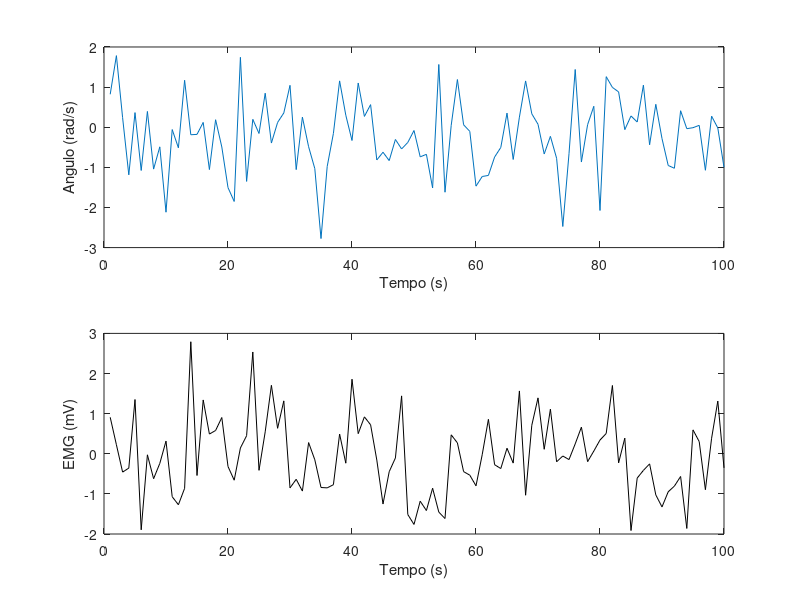

This figure's MATLAB source:
function plot_subplot()
    %Vetor com 100 elementos
    tempo = 1:100;

    %Vetor com 100 elementos aleatorios
    sinal_um = randn(1, 100);

    %Vetor com 100 elementos aleatorios
    sinal_dois = randn(1, 100);
    
    figure;
    %Subplot com 2 linas e 1 coluna
    subplot(2, 1, 2)
    plot(tempo, sinal_um, 'k')
    
    xlabel('Tempo (s)')
    ylabel('EMG (mV)')
    
    subplot(2, 1, 1)
    plot(tempo, sinal_dois)
    xlabel('Tempo (s)')
    ylabel('Angulo (rad/s)')
    
end
